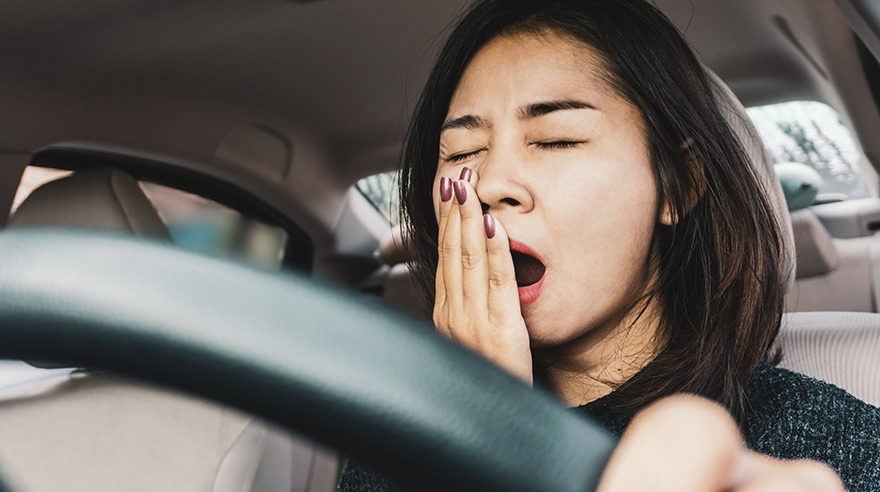
%> input picture sample_images/driver_1.jpeg, 880 x 492 px
$ octave drive_sleep.m   (GNU Octave 9; MATLAB toolbox functions it lacks are replaced by stand-ins)
%> lines starting %> are read from the running program, lines starting %| are printed output that depends on the picture; in (x1, y1, x2, y2) boxes, pixels count from 0 and x2, y2 are one past the last pixel; in counts of white or black regions, pixels touching at a corner belong together; the program's own positions count from 1
clc;
clear;
close all;

% Read Image
[file, path] = uigetfile('*.*', 'Select an Image');
%> the answer given: ../sample_images/driver_1.jpeg

if isequal(file,0)
    disp('No image selected');
    return;
end

img = imread(fullfile(path,file));
%> img is the input picture: size 492x880x3 uint8; mean R, G, B 112.4, 106.1, 100.9

% Display Image
figure;
imshow(img);
title('Input Image');

% Convert to grayscale
grayImg = rgb2gray(img);
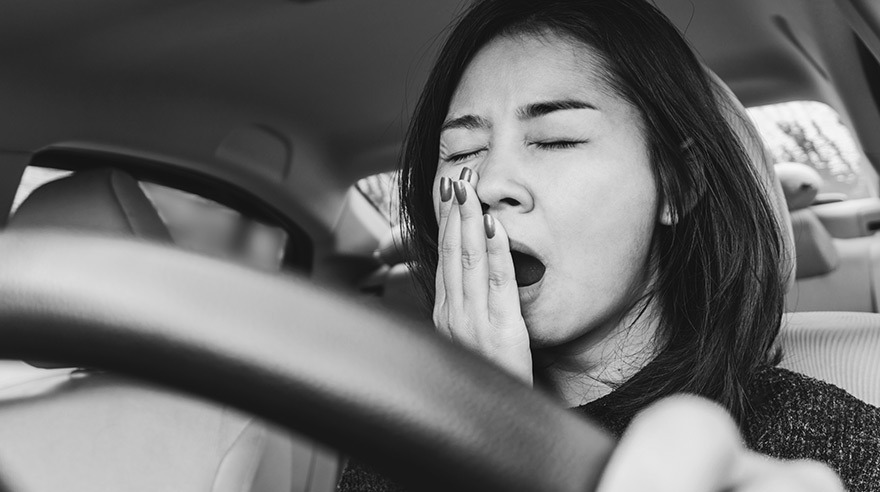
%> grayImg: size 492x880 uint8; min 0, max 251, mean 107.4

% Face Detection
faceDetector = vision.CascadeObjectDetector();

faceBBox = step(faceDetector, grayImg);
%> faceBBox = [394 43 234 234]

if isempty(faceBBox)
    disp('No Face Detected');
    return;
end

% Draw Face Rectangle
imgFace = insertObjectAnnotation(img,'rectangle',faceBBox,'Face');
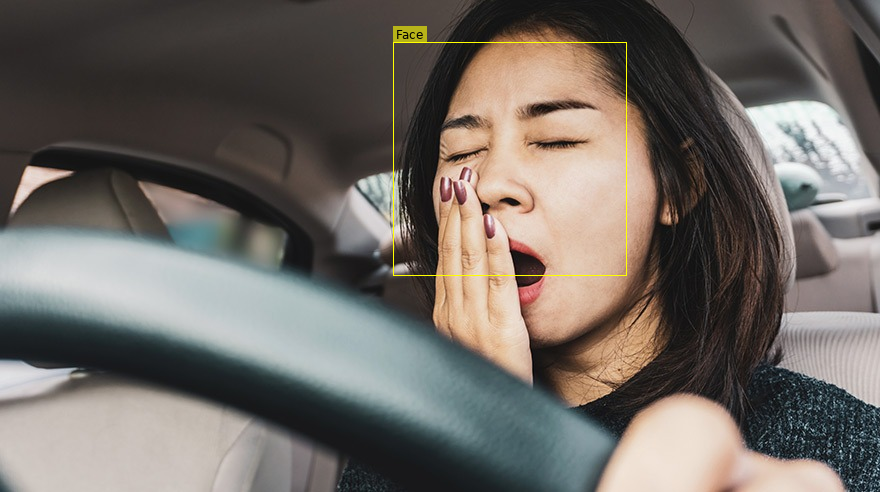
%> imgFace: size 492x880x3 uint8; 0.34% of pixels changed, all inside (x1, y1, x2, y2) = (393, 26, 627, 276)

% Eye Detection
eyeDetector = vision.CascadeObjectDetector('EyePairBig');

%> (the run ends here)
